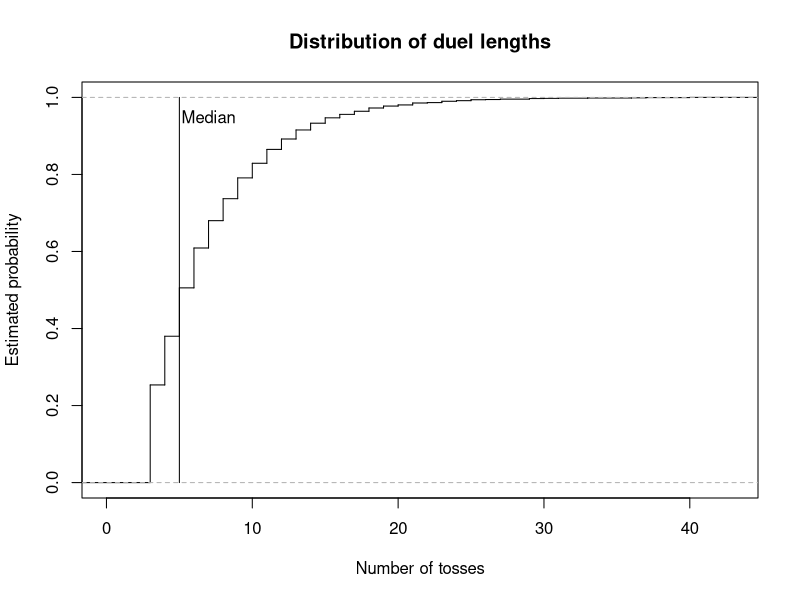
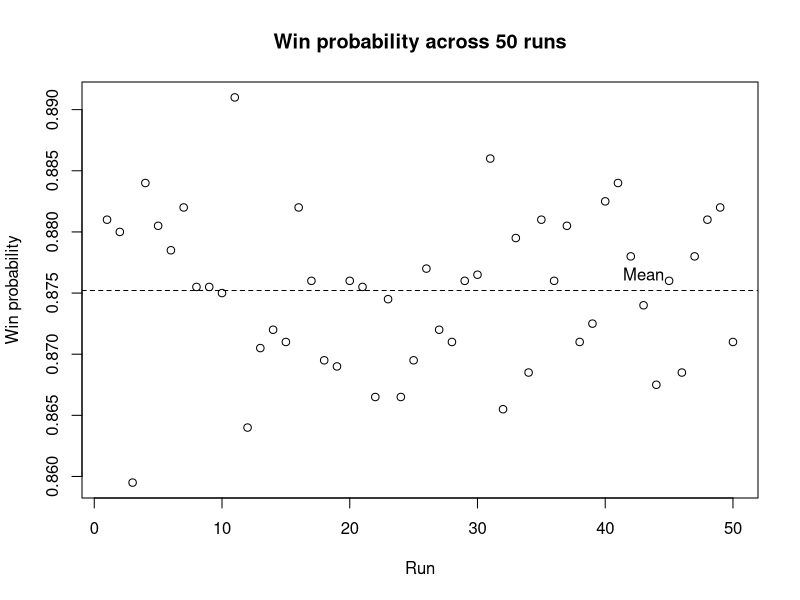

Recreate these plots in R, in order.
# =============================================================================
# Coin-Toss Pattern Duel
#
# Authors:
# Pierrick de Boer: S3034691
# Fagan Ganbarli: S3015664
# Raneem Alluhaydan: S3044929


# Contributions:
# Pierrick de Boer ( 33%): Task 1-3
# Fagan Ganbarli ( 33%): Task 4-5
# Raneem Alluhaydan ( 33%): Task 6-7
#
# Overview:
# This script simulates duels between two binary patterns in a sequence
# of coin tosses. It identifies which pattern appears first and estimates
# the probability that player A wins through repeated simulations.
#
# Main functions:
# 1. firsthit(): Find the first occurrence of a pattern.
# 2. sim_duels(): Simulate multiple duels.
# 3. duel(): Simulate one duel.
# 4. pwin(): Estimate the probability that a pattern wins.
# 5. ewait(): Calculate the expected waiting time of a pattern.
# 6. pmat(): Calculate win probabilities between patterns.
# 7. find_cycle(): Find a non-transitive cycle of patterns.
# =============================================================================

# Task 1: Find the first occurrence of a pattern in a toss stream.

# Idea:
# Compare the pattern with every window of k consecutive tosses at
# once and return the position where the first matching window ends.

# Input:
# x = A toss stream, either a vector or a matrix with one
#     stream per row.
# a = A pattern of length k.

# Output:
# The toss at which the pattern is first completed in each row,
# or NA if the pattern does not appear.

# Method:
# Convert a vector into a one-row matrix.
# Build a logical matrix of all possible starting positions and
# compare each element of the pattern with the matching shifted
# columns of x.
# Take the first matching start in each row and add k - 1 to
# obtain the ending position.

firsthit <- function(x, a) {
  
  # Treat a single stream as a matrix with one row.
  if (!is.matrix(x)) {
    x <- matrix(x, nrow = 1)
  }
  
  L <- ncol(x)
  k <- length(a)
  
  # A pattern longer than the sequence cannot occur.
  if (k > L) {
    return(rep(NA, nrow(x)))
  }
  
  # Check every possible starting position.
  hit <- matrix(TRUE, nrow = nrow(x), ncol = L - k + 1)
  
  for (j in seq_along(a)) {
    hit <- hit & x[, j:(L - k + j), drop = FALSE] == a[j]
  }
  
  # Find the first matching position in each row.
  start <- max.col(hit, ties.method = "first")
  start[rowSums(hit) == 0] <- NA
  
  # Convert starting positions into ending positions.
  return(start + k - 1)
}

# Task 1: Test firsthit() on a stream that can be checked by hand.
x <- c(1, 0, 0, 1, 0, 1, 1, 1, 0)

firsthit(x, c(1, 0, 1))   # Expected: 6
firsthit(x, c(0, 1, 1))   # Expected: 7
firsthit(x, c(0, 0, 0))   # Expected: NA


# Task 2: Simulate duels between two patterns.

# Idea:
# Toss a shared coin stream for many duels at once and stop each
# duel as soon as one of the two patterns appears.

# Input:
# a = Binary pattern of player A.
# b = Binary pattern of player B, distinct from a and of equal length.
# p = The probability of a head
# nreps = The number of independent duels to simulate.

# Output:
# A list containing the winner of each duel (1 for A, 0 for B)
# and the number of tosses each duel took.

# Method:
# Check that the patterns have equal length and are distinct.
# Generate tosses in blocks, one row per duel, and find the first
# occurrence of each pattern with firsthit().
# Store the results of decided duels and continue only with the
# undecided ones. Keep the last k - 1 tosses of each undecided row
# so that patterns crossing block boundaries are detected.

sim_duels <- function(a, b, p = 0.5, nreps = 1) {
  
  k <- length(a)
  
  if (k != length(b)) {
    stop("this is not a fair game!")
  }
  
  if (all(a == b)) {
    stop("a and b are identical")
  }
  
  # Initialize the block length and simulation results.
  time <- 0
  B <- 3 * k
  
  active <- 1:nreps
  winner <- rep(NA, nreps)
  tosses <- rep(NA, nreps)
  
  while (length(active) > 0) {
    
    # Generate the initial block of tosses.
    if (time == 0) {
      W <- matrix(
        rbinom(nreps * B, size <- 1, prob <- p),
        nrow = nreps
      )
      
    } else {
      # Retain the last k - 1 tosses from each active sequence.
      keep <- W[
        ,
        B - (k - 1) + seq_len(k - 1),
        drop = FALSE
      ]
      
      # Generate new tosses for the unfinished duels.
      W_new <- matrix(
        rbinom(
          nrow(keep) * (B - k + 1),
          size <- 1,
          prob <- p
        ),
        nrow <- nrow(keep)
      )
      
      # Append the new tosses to the retained sequence.
      W <- cbind(keep, W_new)
    }
    
    # Find the first occurrence of each player's pattern.
    time_a <- firsthit(W, a)
    time_b <- firsthit(W, b)
    
    # Identify the winner based on the earliest occurrence.
    a_wins <- !is.na(time_a) &
      (is.na(time_b) | time_a < time_b)
    
    b_wins <- !is.na(time_b) &
      (is.na(time_a) | time_b < time_a)
    
    # Store the results of completed duels.
    decided <- a_wins | b_wins
    
    hit_time <- pmin(time_a, time_b, na.rm = TRUE)
    
    winner[active[a_wins]] <- 1
    winner[active[b_wins]] <- 0
    
    tosses[active[decided]] <- time + hit_time[decided]
    
    # Remove completed duels from the active simulations.
    active <- active[!decided]
    W <- W[!decided, , drop = FALSE]
    
    # Advance the number of newly generated tosses.
    time <- time + B - (k - 1)
  }
  
  return(list(winner = winner, tosses = tosses))
}


# Task 2: Simulate a single duel.

# Idea:
# A single duel is a special case of sim_duels() with one repetition,
# so the simulation code is shared rather than repeated.

# Input:
# a = Binary pattern of player A.
# b = Binary pattern of player B.
# p = The probability of a head

# Output:
# A vector c(winner, tosses), where winner is 1 if A wins and 0
# if B wins, and tosses is the number of tosses the duel took.

# Method:
# Call sim_duels() with nreps = 1 and combine both results
# into one vector.

duel <- function(a, b, p = 0.5) {
  
  result <- sim_duels(a, b, p, nreps = 1)
  
  return(c(result[[1]], result[[2]]))
}


# Task 3: Estimate the probability that one pattern wins a duel.

# Idea:
# Estimate the win probability of player A as the proportion of
# simulated duels that A wins.

# Input:
# a = Binary pattern of player A.
# b = Binary pattern of player B.
# p = The probability of a head (0 < p < 1).
# nreps = The number of independent duels to simulate.

# Output:
# The estimated probability that pattern a appears before pattern b.

# Method:
# Simulate all duels at once with sim_duels().
# Since a win for A is stored as 1 and a loss as 0, the mean of
# the winner vector estimates the win probability.

pwin <- function(a, b, p = 0.5, nreps = 10000) {
  
  # Simulate the duels.
  result <- sim_duels(a, b, p, nreps)
  
  # Calculate the proportion of duels won by player A.
  p_a_wins <- sum(result[[1]]) / length(result[[1]])
  
  return(p_a_wins)
}


# Task 4: Calculating the exact expected waiting time for a pattern.

# Idea:
# The expected waiting time depends on the lengths for which
# the first and last j elements of a pattern match. Each matching
# overlap contributes the reciprocal of the probability of its prefix.

# Input:
# a = A non-empty binary vector representing the pattern.
# p = The probability of a head (0 < p < 1).

# Output:
# The exact expected waiting time until the pattern appears. 

# Method:
# Check that the inputs are valid.
# Examine every possible overlap length. If the first and last j
# elements match, calculate the prefix probability and add its
# reciprocal to the expected waiting time.

ewait <- function(a, p = 0.5) {
  
  # Check that the pattern is a non-empty binary vector.
  if (length(a) == 0 || any(a != 0 & a != 1) || anyNA(a)) {
    stop("The pattern must be a non-empty binary vector.")  
  }
  
  # Check that p is a valid probability between 0 and 1.
  if (!is.numeric(p) || length(p) != 1 || 
      p <= 0 || p >= 1 || is.na(p)) {
    stop("p must be a numeric value between 0 and 1.")  
  }
  
  k <- length(a)
  expected_wait <- 0
  
  # Examine every possible overlap length, including the full pattern.
  for (j in 1:k) {
    
    # An overlap exists when the first and last j elements match.
    if (all(a[1:j] == a[(k-j+1):k])) {
      
      # Count the number of heads in the prefix.
      n_head <- sum(a[1:j] == 1)
      
      # Calculate the probability of the prefix.
      r_probability <- (p ^ n_head) * ((1 - p) ^ (j - n_head))
      
      # Add the reciprocal probability for this overlap.
      expected_wait <- expected_wait + (1 / r_probability)
    }
  }
  return(expected_wait)
}


# Task 5: Calculate the matrix of pairwise win probabilities.

# Idea:
# Estimate how often each pattern beats every other pattern using 
# repeated simulations, and store the result probabilities in a matrix. 

# Input:
# k = The length of each binary pattern.
# p = The probability of a head (0 < p < 1).
# nreps = The number of simulated duels for each pair..

# Output:
# A 2^k by 2^k matrix of estimated win probabilities.
# The diagonal entries are NA, because a pattern cannot duel itself.

# Method:
# Generate all possible patterns of length k and arrange them in
# lexicographic order, with 0 before 1.
# Estimate the win probability for every distinct pattern using 
# the pwin() function and store the result in matrix M.

pmat <- function(k, p = 0.5, nreps = 10000) {
  
  # Generate all possible binary patterns of length k.
  pattern <- expand.grid(rep(list(0:1), k))
  
  # Arrange patterns in lexicographic order, with 0 before 1.
  pattern <- pattern[
    do.call(order, as.data.frame(pattern)), , drop = FALSE]
  
  # Convert the patterns to a matrix.
  pattern <- as.matrix(pattern)
  
  # Create a matrix to store the estimated win probabilities.
  M <- matrix(NA, nrow = 2^k, ncol = 2^k)
  
  # Calculate the number of patterns.
  n <- nrow(pattern)
  
  # Label the rows and columns using the binary patterns.
  rownames(M) <- apply(pattern, 1, paste, collapse = "")
  colnames(M) <- apply(pattern, 1, paste, collapse = "")
  
  # Estimate the probability that each pattern beats every other pattern.
  for (i in 1:n) {
    for (j in 1:n) {
      
      # Leave diagonal entries as NA, because a pattern cannot duel itself.
      if (i != j) {
        M[i, j] <- pwin(
          pattern[i, ],
          pattern[j, ],
          p = p,
          nreps = nreps
        )
      }
    }
  }
  return(M)
}



# Task 5(a): Find the best reply and its win probability for each pattern.

# Idea:
# For each pattern, find the pattern that beats it with the 
# highest probability and display the results in a table.

# Input:
# M = The matrix of win probabilities created by pmat() function
# with k = 3 and a fair coin.

# Output:
# A data frame showing each pattern, its best reply, and the 
# probability that the best reply wins.

# Method:
# Replace the diagonal NA values with -inf so they cannot be 
# selected as the best reply.
# Find the maximum value in each column.
# Record the each pattern, its best reply, and the associated 
# win probability in a data frame.

# Create a matrix for k = 3 and a fair coin using pmat() function.
M <- pmat(k = 3, p = 0.50)
M_fair <- M 

# Replace the diagonal NA values with -inf.
M <- replace(M, is.na(M), -Inf)

# Find the index of the best reply for each pattern.
best_reply <- apply(M, 2, which.max)

# Create a vector to store the win probabilities.
win_probability <- numeric(ncol(M))

# Store the win probability of each best reply.
for (j in seq_len(ncol(M))) {
  win_probability[j] <- M[best_reply[j], j]
}

# Create a data frame of patterns, best replies, and win probabilities.
best_reply_table <- data.frame(
  Pattern = rownames(M),
  Best_reply = rownames(M)[best_reply],
  Probability = win_probability
)

print(best_reply_table)


# Task 5(b)(1): Find evenly matched pattern pairs.

# Idea:
# Find pairs with approximately equal chances (between 0.49 and 0.51) 
# of winning against each other.

# Input:
# M = The matrix of win probabilities created by pmat() function
# with k = 3 and a fair coin.

# Output:
# A data frame showing each evenly matched pair and the win 
# probabilities of both pattern

# Method:
# Examine each distinct pair only once.
# Keep pairs for which both win probabilities are between 0.49 and 0.51.

# Create an empty data frame to store the results.
evenly_matched_pairs <- data.frame(
  Pattern1 = character(),
  Pattern2 = character(),
  P1_Win_Probability = numeric(),
  P2_Win_Probability = numeric()
)

# Examine all pairs with for loop.
for (i in seq_len(nrow(M))) {
  for (j in seq_len(ncol(M))) {
    
    # Check each pair once and exclude the diagonal.
    if (j > i && 
        !is.na(M[i, j]) &&
        !is.na(M[j, i]) &&
        abs(M[i, j] - 0.5) <= 0.01 &&
        abs(M[j, i] - 0.5) <= 0.01) {
      
      # Store both patterns and their win probabilities.
      evenly_matched_pairs <- rbind(
        evenly_matched_pairs,
        data.frame(
          Pattern1 = rownames(M)[i],
          Pattern2 = colnames(M)[j],
          P1_Win_Probability = M[i, j],
          P2_Win_Probability = M[j, i]
        )
      )
    }
  }
}

# Reset row names and display the result
row.names(evenly_matched_pairs) <- NULL
print(evenly_matched_pairs)


# Task 5(b)(2): Find the shortest non-transitive cycle.

# Idea:
# Find the shortest cycle in which every pattern beats the next
# pattern with at least given win probability.

# Input:
# m = A matrix of pairwise win probabilities.
# min_probability = The minimum probability required for each win.

# Output:
# A data frame showing the patterns in each cycle, the direction 
# of each win, and win probabilities.

# Method:
# Search cycles in increasing order of length. Use recursive search
# to extend path without repeating patterns, and check whether the
# final pattern beats the starting pattern to complete a cycle.

find_cycle <- function(m, min_probability = 0.60) {
  
  k <- nrow(m)
  
  # Check cycle from the shortest possible length (3).
  for (i in 3:k) {
    
    cycles <- list()
    
    # Try each pattern as the starting point.
    for(start in seq_len(k)) {
      
      search <- function(path) {
        
        last <- path[length(path)]
        
        # Check whether the path can be closed into a cycle.
        if (length(path) == i) {
          
          if (!is.na(m[last, start]) &&
              m[last, start] >= min_probability) {
            
            cycles[[length(cycles) + 1]] <<- path
          }
          
          return(invisible(NULL))
        }
        
        # Only consider unused patterns to avoid duplicate cycles.
        sequence <- setdiff(seq_len(k), path)
        sequence <- sequence[sequence > start]
        
        for (next_item in sequence) {
          
          if (!is.na(m[last, next_item]) && 
              m[last, next_item] >= min_probability) {
            
            search(c(path, next_item))
          }
        }
      }
      search(start)
    }
    
    # Return the cycle when shortest length has been found.
    if (length(cycles) > 0) {
      
      result <- do.call(rbind, lapply(seq_along(cycles), function(x) {
        
        path <- cycles[[x]]
        next_path <- c(path[-1], path[1])
        
        data.frame(
          Cycle = x,
          From = rownames(m)[path],
          To = colnames(m)[next_path],
          Win = m[cbind(path, next_path)]
        )
      }))
      rownames(result) <- NULL
      return(result)
    }
  }
  
  # message dos not exist 
  return("No cycle found.")
}

# Find the shortest cycle with minimum win probability = 0.60.
find_cycle(M, min_probability = 0.60)  

# Task 5(c): Compare expected waiting times with duel results.

# Idea:
# Find pairs with the same expected waiting time and identify.
# pairs with noticeably different duel probabilities.

# Input:
# M = The matrix of win probabilities created by pmat() function
# with k = 3 and a fair coin.
# ewait() = The function that calculates the expected waiting time. 

# Output:
# A data frame that demonstrates pairs with the same expected 
# waiting time whose duel probability is below 0.4 or above 0.6.

# Method:
# Get the pattern labels from the row names of M.
# Convert labels into a binary matrix.
# Calculate the exact expected waiting time with ewait() function 
# Compare each pairs and keep whose expected waiting times are the same.
# Display pairs with win probability notably far from 0.5.

# Get the pattern labels from the row names of M.
M <- pmat(k = 3, p = 0.5)
M <- M_fair

pattern_label <- rownames(M)

# Convert labels into a binary matrix.
pattern_label <- t(sapply(pattern_label, function(x) {
  as.numeric(strsplit(x, "")[[1]])
})) 

# Define pattern names.
pattern_names <- apply(pattern_label, 1, paste, collapse = "")

# Calculate th exact expected waiting time.
expected_wait <- apply(pattern_label, 1, ewait)

# Create an empty data frame to store pairs.
comparison_table <- data.frame(
  Pattern1 = character(),
  Pattern2 = character(),
  Expected_Wait = numeric(),
  Win_Probability = numeric()
)

# Compare every distinct pairs.
for (i in seq_len(nrow(M))) {
  for (j in seq_len(ncol(M))) {
    
    # Check each pair ony one time
    # Keep pairs with the same expected waiting time.
    if (i < j &&
        expected_wait[i] == expected_wait[j]) {
      
      # Store the pair, their equal expected waiting time,
      # and the probability that Pattern1 beats Pattern2.
      comparison_table <- rbind(
        comparison_table, data.frame(
          Pattern1 = pattern_names[i],
          Pattern2 = pattern_names[j],
          Expected_Wait = expected_wait[i],
          Win_Probability = M[i, j]
        )
      )
    }
  }
}

# Display pairs whose win probabilities notable differ from 0.5 
# (win probability is below 0.4 or above 0.6.)

comparison_table <- comparison_table[
  abs(comparison_table$Win_Probability - 0.5) > 0.1, ]

row.names(comparison_table) <- NULL

print(comparison_table)

#Task 6: Plot duel lengths and variation in win probabilities.

# Idea:
# Describe the two things you are investigating:
# how long duels take and how estimates vary between runs.

# Input:
# Patterns 011 and 111, a fair coin, 2000 duels,
# and 50 repeated runs for the win-probability estimates.

# Output:
# Two graphs: a CDF of duel lengths and a plot of
# win-probability estimates across 50 runs.

# Method:
# Simulate duels, plot their lengths and mark the median.
# Repeat the win-probability estimation 50 times, plot
# the results and mark their mean.

# Choose the two patterns and simulate 2000 duels.
a <- c(0,1,1)
b <- c(1,1,1)
results <- sim_duels(a,b, p = 0.5, nreps = 2000)

# Save the duel lengths and plot their distribution as a staircase.

tosses <- results$tosses

plot(ecdf(tosses), 
     verticals = TRUE,
     do.points = FALSE,
     main = "Distribution of duel lengths",
     xlab = "Number of tosses", 
     ylab = "Estimated probability")

# Calculate the median duel length and mark it with a vertical line.
med <- median(tosses)
lines(c(med, med), c(0,1))
text(med + 2, 0.95, "Median")

# Estimate the win probability over 50 runs, using 2000 duels per run.
win_estimates <- numeric(50)

for (i in 1:50) { 
  win_estimates[i] <- pwin(
    a = c(0,1,1),
    b = c(1,1,1),
    p = 0.5,
    nreps = 2000
  )
}

#Calculate the mean of the 50 estimates.
mean(win_estimates)

# Plot the estimates and mark their mean with a dashed line.
plot(win_estimates,
     xlab = "Run",
     ylab = "Win probability",
     main = "Win probability across 50 runs")

abline(h = mean(win_estimates), lty = 2)
text(43, mean(win_estimates), "Mean", pos = 3)

# Task 7: Investigate the effect of coin bias.

# Idea:
# Check how changing the coin bias affects the best replies.

# Input:
# Patterns of length 3, with p = 0.25 and p = 0.7.

# Output:
# A best-reply table for each coin bias.

# Method:
# Calculate the win-probability matrix and find the best reply
# to each pattern. Repeat for both coin biases and compare the results.

# Create the win-probability matrix for p = 0.25.
M <- pmat(k = 3, p = 0.25, nreps = 2000)

# Exclude patterns from being their own best reply.
M <- replace(M, is.na(M), -Inf)

# Find each best reply and save its win probability.
best_reply <- apply(M, 2, which.max)

win_probability <- numeric(ncol(M))

for (j in seq_len(ncol(M))) {
  win_probability[j] <- M[best_reply[j], j]
}

# Create and print the best-reply table.
best_reply_table <- data.frame(
  Pattern = rownames(M),
  Best_reply = rownames(M)[best_reply],
  Probability = win_probability,
  row.names = NULL
)

print(best_reply_table)

# Repeat the best-reply analysis for p = 0.7.
M <- pmat(k = 3, p = 0.7, nreps = 2000)

# Exclude patterns from being their own best reply.
M <- replace(M, is.na(M), -Inf)

# Find each best reply and save its win probability.
best_reply <- apply(M, 2, which.max)
win_probability <- numeric(ncol(M))

for (j in seq_len(ncol(M))) {
  win_probability[j] <- M[best_reply[j], j]
}

# Create and print the best-reply table.
best_reply_table <- data.frame(
  Pattern = rownames(M),
  Best_reply = rownames(M)[best_reply],
  Probability = win_probability,
  row.names = NULL
)

print(best_reply_table)

# Overall analysis

# Graphs:
# The CDF shows the distribution of duel lengths, with the median
# marked. The second graph shows variation in win-probability
# estimates across 50 runs, with the mean marked.

# Best replies and cycles:
# The best replies change with coin bias. The cycle for p = 0.25 is
# 100 -> 000 -> 001 -> 010 -> 100, while for p = 0.7 it is
# 110 -> 101 -> 011 -> 111 -> 110.

# Waiting times:
# Patterns 001 and 100 both have an expected waiting time of
# 8 tosses, but their head-to-head win probability is not 0.5.

#  Conclusion:
# Expected waiting times alone cannot predict who wins a duel.
# Both patterns are checked using the same sequence of coin tosses,
# and their patterns can overlap in that sequence.
# This means their waiting times are linked, not independent.
# Therefore, comparing their expected waiting times alone can
# give a misleading idea of which pattern will win.
